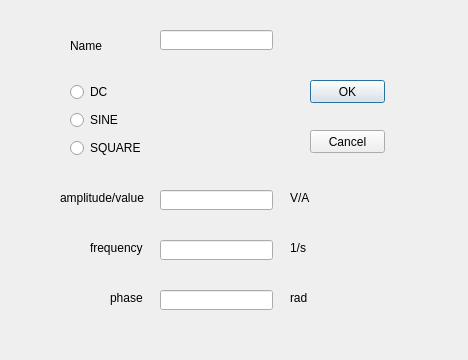
<?xml version="1.0" encoding="UTF-8"?>
<ui version="4.0">
 <class>Setsourcedialog</class>
 <widget class="QDialog" name="Setsourcedialog">
  <property name="geometry">
   <rect>
    <x>0</x>
    <y>0</y>
    <width>468</width>
    <height>360</height>
   </rect>
  </property>
  <property name="windowTitle">
   <string>Dialog</string>
  </property>
  <widget class="QLabel" name="label_name">
   <property name="geometry">
    <rect>
     <x>70</x>
     <y>40</y>
     <width>47</width>
     <height>12</height>
    </rect>
   </property>
   <property name="text">
    <string>Name</string>
   </property>
  </widget>
  <widget class="QLabel" name="label_freq">
   <property name="geometry">
    <rect>
     <x>90</x>
     <y>240</y>
     <width>71</width>
     <height>16</height>
    </rect>
   </property>
   <property name="text">
    <string>frequency</string>
   </property>
  </widget>
  <widget class="QLineEdit" name="lineEdit_name">
   <property name="geometry">
    <rect>
     <x>160</x>
     <y>30</y>
     <width>113</width>
     <height>20</height>
    </rect>
   </property>
  </widget>
  <widget class="QLineEdit" name="lineEdit_value">
   <property name="geometry">
    <rect>
     <x>160</x>
     <y>190</y>
     <width>113</width>
     <height>20</height>
    </rect>
   </property>
  </widget>
  <widget class="QPushButton" name="pushButton_OK">
   <property name="geometry">
    <rect>
     <x>310</x>
     <y>80</y>
     <width>75</width>
     <height>23</height>
    </rect>
   </property>
   <property name="text">
    <string>OK</string>
   </property>
  </widget>
  <widget class="QPushButton" name="pushButton_Cancel">
   <property name="geometry">
    <rect>
     <x>310</x>
     <y>130</y>
     <width>75</width>
     <height>23</height>
    </rect>
   </property>
   <property name="text">
    <string>Cancel</string>
   </property>
  </widget>
  <widget class="QLabel" name="label_value">
   <property name="geometry">
    <rect>
     <x>60</x>
     <y>190</y>
     <width>101</width>
     <height>16</height>
    </rect>
   </property>
   <property name="text">
    <string>amplitude/value</string>
   </property>
  </widget>
  <widget class="QLineEdit" name="lineEdit_freq">
   <property name="geometry">
    <rect>
     <x>160</x>
     <y>240</y>
     <width>113</width>
     <height>20</height>
    </rect>
   </property>
  </widget>
  <widget class="QLabel" name="label_phase">
   <property name="geometry">
    <rect>
     <x>110</x>
     <y>290</y>
     <width>51</width>
     <height>16</height>
    </rect>
   </property>
   <property name="text">
    <string>phase</string>
   </property>
  </widget>
  <widget class="QLineEdit" name="lineEdit_phase">
   <property name="geometry">
    <rect>
     <x>160</x>
     <y>290</y>
     <width>113</width>
     <height>20</height>
    </rect>
   </property>
  </widget>
  <widget class="QWidget" name="verticalLayoutWidget">
   <property name="geometry">
    <rect>
     <x>70</x>
     <y>80</y>
     <width>160</width>
     <height>80</height>
    </rect>
   </property>
   <layout class="QVBoxLayout" name="verticalLayout">
    <item>
     <widget class="QRadioButton" name="radioButton_DC">
      <property name="text">
       <string>DC</string>
      </property>
     </widget>
    </item>
    <item>
     <widget class="QRadioButton" name="radioButton_AC">
      <property name="text">
       <string>SINE</string>
      </property>
     </widget>
    </item>
    <item>
     <widget class="QRadioButton" name="radioButton_SQ">
      <property name="text">
       <string>SQUARE</string>
      </property>
     </widget>
    </item>
   </layout>
  </widget>
  <widget class="QLabel" name="label_value_unit">
   <property name="geometry">
    <rect>
     <x>290</x>
     <y>190</y>
     <width>31</width>
     <height>16</height>
    </rect>
   </property>
   <property name="text">
    <string>V/A</string>
   </property>
  </widget>
  <widget class="QLabel" name="label_freq_unit">
   <property name="geometry">
    <rect>
     <x>290</x>
     <y>240</y>
     <width>31</width>
     <height>16</height>
    </rect>
   </property>
   <property name="text">
    <string>1/s</string>
   </property>
  </widget>
  <widget class="QLabel" name="label_value_4">
   <property name="geometry">
    <rect>
     <x>290</x>
     <y>290</y>
     <width>31</width>
     <height>16</height>
    </rect>
   </property>
   <property name="text">
    <string>rad</string>
   </property>
  </widget>
 </widget>
 <resources/>
 <connections/>
</ui>
